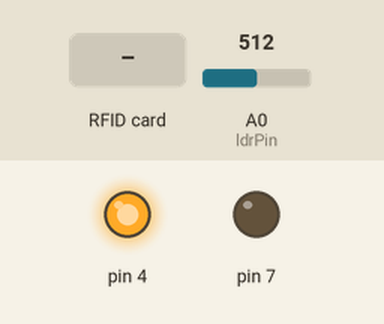
This sketch was run on a simulated Arduino Uno, built with avr-gcc and run on an emulated ATmega328P. Parts: output pins drawn as LEDs (lit = HIGH). Inputs (shaded band) come from the test bench; at power-on: A0 (ldrPin) = 512. Pins used as bus, display or sensor lines are not drawn; what the sketch prints to the serial monitor is not drawn.

Above: at 1.2 s.
1.3 s: RFID card 5E 7A 19 C4 held to the reader
Timing chart, 0 to 4.3 s (numbered marks = the images above; inputs shaded):
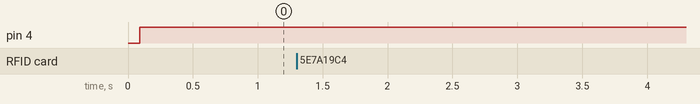

The sketch:

ldr_laser_rfid_security_arduino.ino
```cpp
#include <SPI.h>
#include <MFRC522.h>

#define RST_PIN         9           // Configurable, see typical pin layout above
#define SS_PIN          10          // Configurable, see typical pin layout above

MFRC522 mfrc522(SS_PIN, RST_PIN);   // Create MFRC522 instance.

MFRC522::MIFARE_Key key;

const int ledPin = 12;   //the number of the LED pin
const int   ldrPin = A0;  //the number of the LDR pin


void setup() {

  Serial.begin(9600);
    while (!Serial);    // Do nothing if no serial port is opened (added for Arduinos based on ATMEGA32U4)
    SPI.begin();        // Init SPI bus
    mfrc522.PCD_Init(); // Init MFRC522 card

    // Prepare the key (used both as key A and as key B)
    // using FFFFFFFFFFFFh which is the default at chip delivery from the factory
    for (byte i = 0; i < 6; i++) {
        key.keyByte[i] = 0xFF;
    }

    Serial.println(F("Scan a MIFARE Classic PICC to demonstrate read and write."));
    Serial.print(F("Using key (for A and B):"));
    dump_byte_array(key.keyByte, MFRC522::MF_KEY_SIZE);
    Serial.println();
    pinMode(4, OUTPUT);
    pinMode(7, OUTPUT);
    pinMode(ldrPin,   INPUT);   //initialize the LDR pin as an input

}

void loop() {

    digitalWrite(4, HIGH);
    int   ldrStatus = analogRead(ldrPin);   //read the status of the LDR value
        Serial.println(ldrStatus);


 // Reset the loop if no new card present on the sensor/reader. This saves the entire process when idle.
    if ( ! mfrc522.PICC_IsNewCardPresent())
        return;

    // Select one of the cards
    if ( ! mfrc522.PICC_ReadCardSerial())
        return;

    // Show some details of the PICC (that is: the tag/card)
    Serial.print(F("Card UID:"));
    dump_byte_array(mfrc522.uid.uidByte, mfrc522.uid.size);
    Serial.println();
    Serial.print(F("PICC type: "));
    MFRC522::PICC_Type piccType = mfrc522.PICC_GetType(mfrc522.uid.sak);
    Serial.println(mfrc522.PICC_GetTypeName(piccType));

    // Check for compatibility
    if (    piccType != MFRC522::PICC_TYPE_MIFARE_MINI
        &&  piccType != MFRC522::PICC_TYPE_MIFARE_1K
        &&  piccType != MFRC522::PICC_TYPE_MIFARE_4K) {
        Serial.println(F("This sample only works with MIFARE Classic cards."));
        return;
    }

    // In this sample we use the second sector,
    // that is: sector #1, covering block #4 up to and including block #7
    byte sector         = 1;
    byte blockAddr      = 4;
    byte dataBlock[]    = {
        0x01, 0x02, 0x03, 0x04, //  1,  2,   3,  4,
        0x05, 0x06, 0x07, 0x08, //  5,  6,   7,  8,
        0x09, 0x0a, 0xff, 0x0b, //  9, 10, 255, 11,
        0x0c, 0x0d, 0x0e, 0x0f  // 12, 13, 14, 15
    };
    byte trailerBlock   = 7;
    MFRC522::StatusCode status;
    byte buffer[18];
    byte size = sizeof(buffer);

    // Authenticate using key A
    Serial.println(F("Authenticating using key A..."));
    status = (MFRC522::StatusCode) mfrc522.PCD_Authenticate(MFRC522::PICC_CMD_MF_AUTH_KEY_A, trailerBlock, &key, &(mfrc522.uid));
    if (status != MFRC522::STATUS_OK) {
        Serial.print(F("PCD_Authenticate() failed: "));
        Serial.println(mfrc522.GetStatusCodeName(status));
        return;
    }

    // Show the whole sector as it currently is
    Serial.println(F("Current data in sector:"));
    mfrc522.PICC_DumpMifareClassicSectorToSerial(&(mfrc522.uid), &key, sector);
    Serial.println();

    // Read data from the block
    Serial.print(F("Reading data from block ")); Serial.print(blockAddr);
    Serial.println(F(" ..."));
    status = (MFRC522::StatusCode) mfrc522.MIFARE_Read(blockAddr, buffer, &size);
    if (status != MFRC522::STATUS_OK) {
        Serial.print(F("MIFARE_Read() failed: "));
        Serial.println(mfrc522.GetStatusCodeName(status));
    }
    Serial.print(F("Data in block ")); Serial.print(blockAddr); Serial.println(F(":"));
    dump_byte_array(buffer, 16); Serial.println();
    Serial.println();

    // Authenticate using key B
    Serial.println(F("Authenticating again using key B..."));
    status = (MFRC522::StatusCode) mfrc522.PCD_Authenticate(MFRC522::PICC_CMD_MF_AUTH_KEY_B, trailerBlock, &key, &(mfrc522.uid));
    if (status != MFRC522::STATUS_OK) {
        Serial.print(F("PCD_Authenticate() failed: "));
        Serial.println(mfrc522.GetStatusCodeName(status));
        return;
    }

    // Write data to the block
    Serial.print(F("Writing data into block ")); Serial.print(blockAddr);
    Serial.println(F(" ..."));
    dump_byte_array(dataBlock, 16); Serial.println();
    status = (MFRC522::StatusCode) mfrc522.MIFARE_Write(blockAddr, dataBlock, 16);
    if (status != MFRC522::STATUS_OK) {
        Serial.print(F("MIFARE_Write() failed: "));
        Serial.println(mfrc522.GetStatusCodeName(status));
    }
    Serial.println();

    // Read data from the block (again, should now be what we have written)
    Serial.print(F("Reading data from block ")); Serial.print(blockAddr);
    Serial.println(F(" ..."));
    status = (MFRC522::StatusCode) mfrc522.MIFARE_Read(blockAddr, buffer, &size);
    if (status != MFRC522::STATUS_OK) {
        Serial.print(F("MIFARE_Read() failed: "));
        Serial.println(mfrc522.GetStatusCodeName(status));
    }
    Serial.print(F("Data in block ")); Serial.print(blockAddr); Serial.println(F(":"));
    dump_byte_array(buffer, 16); Serial.println();

    // Check that data in block is what we have written
    // by counting the number of bytes that are equal
    Serial.println(F("Checking result..."));
    byte count = 0;
    for (byte i = 0; i < 16; i++) {
        // Compare buffer (= what we've read) with dataBlock (= what we've written)
        if (buffer[i] == dataBlock[i])
            count++;
    }
    Serial.print(F("Number of bytes that match = ")); Serial.println(count);
    if (count == 16) {
        Serial.println(F("Success :-)"));
    } else {
        Serial.println(F("Failure, no match :-("));
        Serial.println(F("  perhaps the write didn't work properly..."));
    }
    Serial.println();

    // Dump the sector data
    Serial.println(F("Current data in sector:"));
    mfrc522.PICC_DumpMifareClassicSectorToSerial(&(mfrc522.uid), &key, sector);
    Serial.println();

    // Halt PICC
    mfrc522.PICC_HaltA();
    // Stop encryption on PCD
    mfrc522.PCD_StopCrypto1();


    if (ldrStatus >500) {

      digitalWrite(4,  LOW);
      digitalWrite(7,   LOW);

    }
    else{
      digitalWrite(4,   LOW);
      digitalWrite(7,   LOW);
    }
}


/**
 * Helper routine to dump a byte array as hex values to Serial.
 */
void dump_byte_array(byte *buffer, byte bufferSize) {
    for (byte i = 0; i < bufferSize; i++) {
        Serial.print(buffer[i] < 0x10 ? " 0" : " ");
        Serial.print(buffer[i], HEX);
    }
}
```
